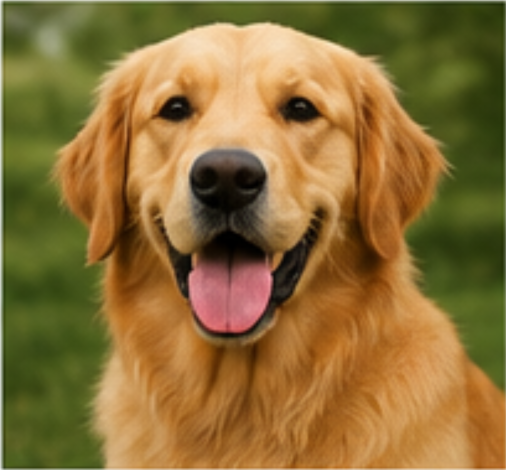
#> input picture lab2/dog.png, 1011 x 939 px (shown at 1/2 size)
$ python cs24b2046_lab2.py
#> lines starting #> are read from the running program, lines starting #| are printed output that depends on the picture; pictures that were not available may be replaced by others from this repository, and a replacement may not be noted
import cv2
import numpy as np
import matplotlib.pyplot as plt
import os

DOG_PATH = "./dog.png"
LENA_PATH = "./lena.png"

dog = cv2.imread(DOG_PATH, cv2.IMREAD_GRAYSCALE)
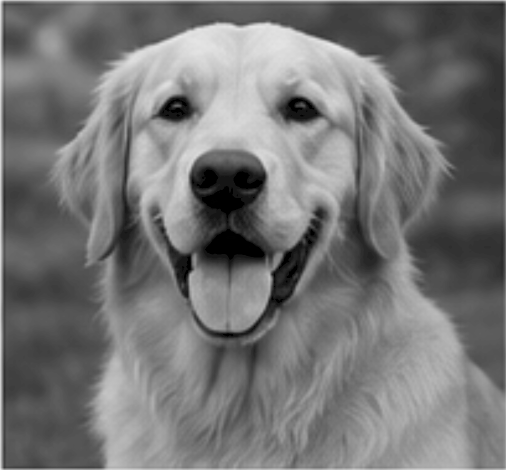
#> dog: shape (939, 1011) (shown at 1/2 size); min 0, max 244, mean 117.3
lena = cv2.imread(LENA_PATH, cv2.IMREAD_GRAYSCALE)
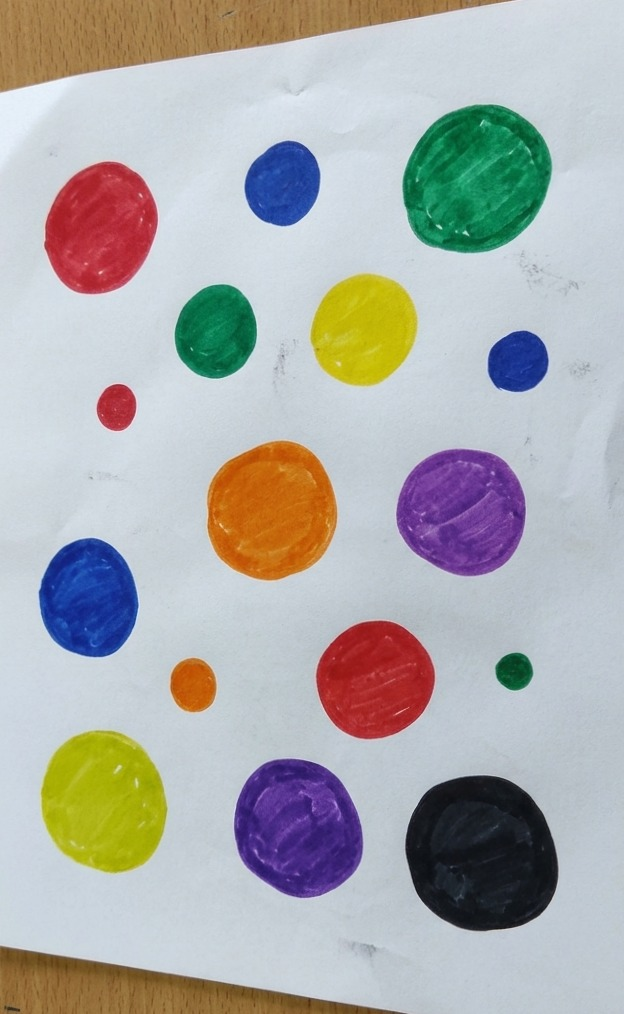
#> input picture lab6/custom_image.jpg, 624 x 1014 px, given in place of lena.png, which was not available
#> lena: shape (1014, 624); min 14, max 246, mean 173.3

if dog is None:
    raise FileNotFoundError(f"Could not find image: {DOG_PATH}")

if lena is None:
    raise FileNotFoundError(f"Could not find image: {LENA_PATH}")

height, width = dog.shape
#> height = 939; width = 1011

lena = cv2.resize(lena, (width, height))
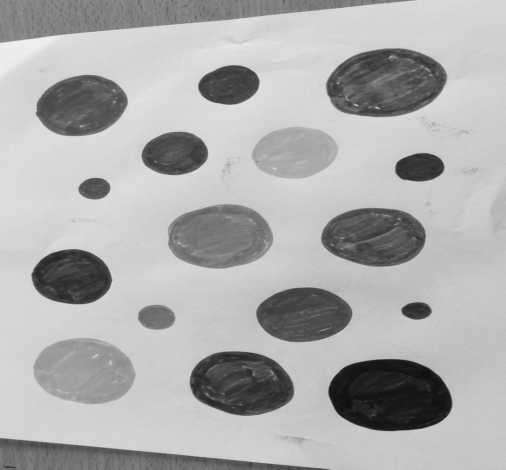
#> lena: shape (939, 1011) (shown at 1/2 size); min 14, max 243, mean 173.2


# Convert to floating point
dog = dog.astype(np.float64)
lena = lena.astype(np.float64)

F_dog = np.fft.fft2(dog)
F_lena = np.fft.fft2(lena)

F_dog_shifted = np.fft.fftshift(F_dog)
F_lena_shifted = np.fft.fftshift(F_lena)
dog_magnitude = np.abs(F_dog_shifted)
lena_magnitude = np.abs(F_lena_shifted)


dog_phase = np.angle(F_dog_shifted)
lena_phase = np.angle(F_lena_shifted)
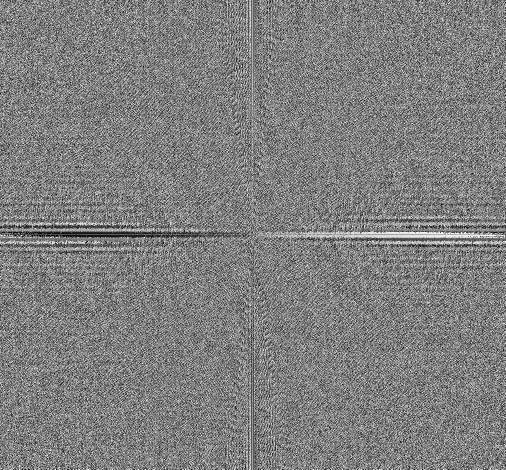
#> lena_phase: shape (939, 1011) float64 (shown at 1/2 size); min -3.14, max 3.14, mean 7.69e-17; drawn with min black and max white
# Image 1:
# Dog magnitude + Lena phase
swapped_dog = dog_magnitude * np.exp(1j * lena_phase)

# Image 2:
# Lena magnitude + Dog phase
swapped_lena = lena_magnitude * np.exp(1j * dog_phase)


swapped_dog_unshifted = np.fft.ifftshift(swapped_dog)
swapped_lena_unshifted = np.fft.ifftshift(swapped_lena)


# Inverse FFT
reconstructed_dog = np.fft.ifft2(swapped_dog_unshifted)
reconstructed_lena = np.fft.ifft2(swapped_lena_unshifted)


# Only the real part is required because the original image
# is real-valued.
reconstructed_dog = np.real(reconstructed_dog)
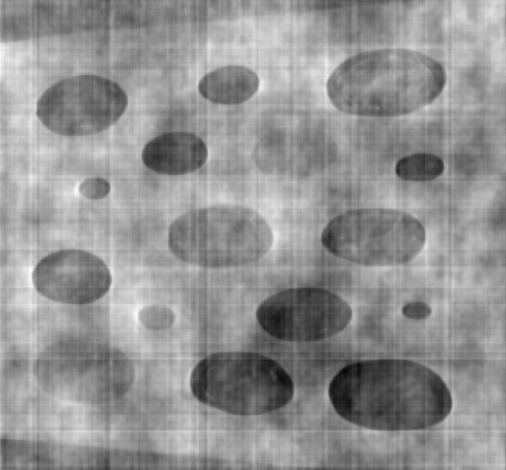
#> reconstructed_dog: shape (939, 1011) float64 (shown at 1/2 size); min -71.64, max 256.1, mean 117.3; drawn with min black and max white
reconstructed_lena = np.real(reconstructed_lena)
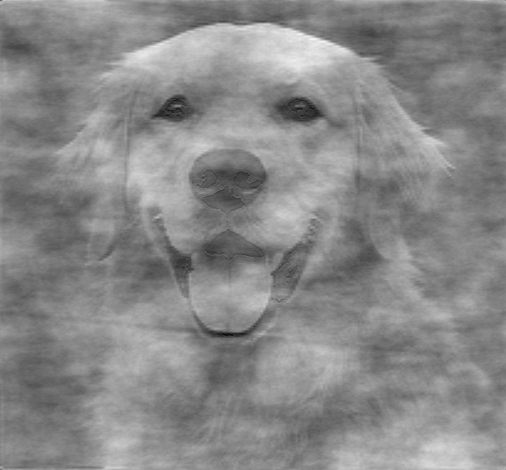
#> reconstructed_lena: shape (939, 1011) float64 (shown at 1/2 size); min -115.2, max 422.3, mean 173.2; drawn with min black and max white


# ============================================================
# 7. NORMALIZE RESULTS FOR DISPLAY
# ============================================================

reconstructed_dog = cv2.normalize(
    reconstructed_dog,
    None,
    0,
    255,
    cv2.NORM_MINMAX
).astype(np.uint8)

reconstructed_lena = cv2.normalize(
    reconstructed_lena,
    None,
    0,
    255,
    cv2.NORM_MINMAX
).astype(np.uint8)


# ============================================================
# 8. DISPLAY RESULTS
# ============================================================

plt.figure(figsize=(15, 10))

# ------------------------------------------------------------
# Original images
# ------------------------------------------------------------

plt.subplot(3, 4, 1)
plt.imshow(dog, cmap="gray")
plt.title("Original Dog")
plt.axis("off")

plt.subplot(3, 4, 2)
plt.imshow(lena, cmap="gray")
plt.title("Original Lena")
plt.axis("off")


# ------------------------------------------------------------
# Magnitude spectra
# ------------------------------------------------------------

plt.subplot(3, 4, 3)
plt.imshow(np.log1p(dog_magnitude), cmap="gray")
plt.title("Dog Magnitude")
plt.axis("off")

plt.subplot(3, 4, 4)
plt.imshow(np.log1p(lena_magnitude), cmap="gray")
plt.title("Lena Magnitude")
plt.axis("off")


# ------------------------------------------------------------
# Phase spectra
# ------------------------------------------------------------

plt.subplot(3, 4, 5)
plt.imshow(dog_phase, cmap="gray")
plt.title("Dog Phase")
plt.axis("off")

plt.subplot(3, 4, 6)
plt.imshow(lena_phase, cmap="gray")
plt.title("Lena Phase")
plt.axis("off")


# ------------------------------------------------------------
# Reconstructed images
# ------------------------------------------------------------

plt.subplot(3, 4, 7)
plt.imshow(reconstructed_dog, cmap="gray")
plt.title("Dog Magnitude + Lena Phase")
plt.axis("off")

plt.subplot(3, 4, 8)
plt.imshow(reconstructed_lena, cmap="gray")
plt.title("Lena Magnitude + Dog Phase")
plt.axis("off")


# ------------------------------------------------------------
# Visual comparison
# ------------------------------------------------------------

plt.subplot(3, 4, 9)
plt.imshow(dog, cmap="gray")
plt.title("Dog")
plt.axis("off")

plt.subplot(3, 4, 10)
plt.imshow(lena, cmap="gray")
plt.title("Lena")
plt.axis("off")

plt.subplot(3, 4, 11)
plt.imshow(reconstructed_dog, cmap="gray")
plt.title("Swapped Result 1")
plt.axis("off")

plt.subplot(3, 4, 12)
plt.imshow(reconstructed_lena, cmap="gray")
plt.title("Swapped Result 2")
plt.axis("off")

plt.tight_layout()
plt.show()
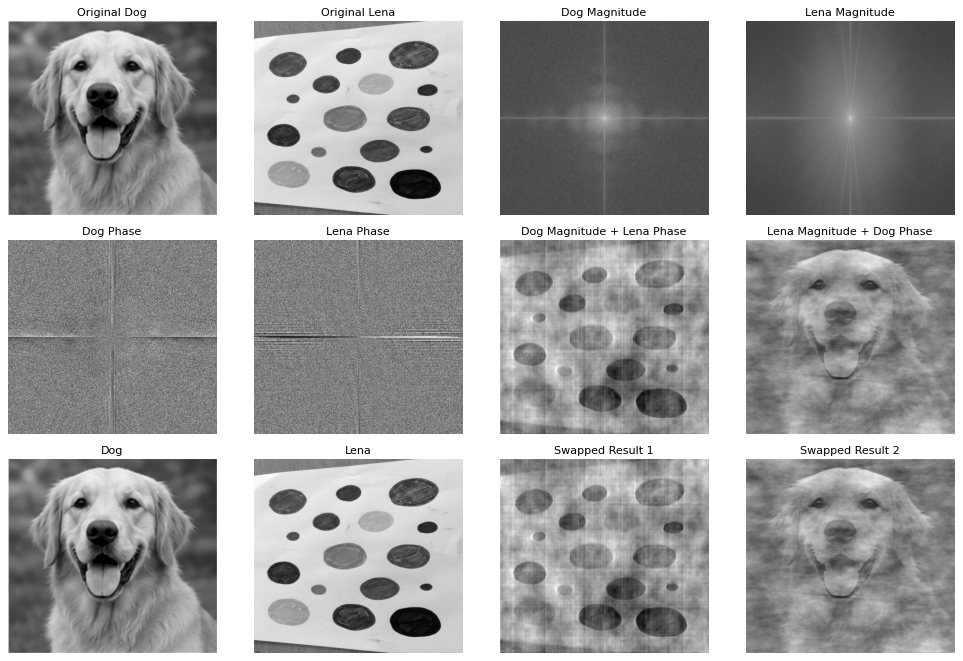
#> figure drawn by matplotlib, 12 panels


# ============================================================
# 9. SAVE OUTPUT IMAGES
# ============================================================

cv2.imwrite("dog_magnitude_lena_phase.png", reconstructed_dog)
cv2.imwrite("lena_magnitude_dog_phase.png", reconstructed_lena)

print("==============================================")
print("Magnitude-Phase Swapping Completed")
print("==============================================")
print("Output 1 : dog_magnitude_lena_phase.png")
print("Output 2 : lena_magnitude_dog_phase.png")
